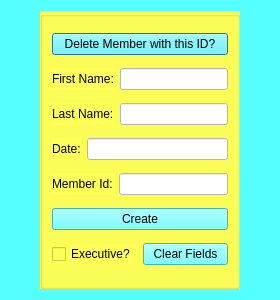
<?xml version="1.0" encoding="UTF-8"?>
<ui version="4.0">
 <class>AddnDelete</class>
 <widget class="QDialog" name="AddnDelete">
  <property name="geometry">
   <rect>
    <x>0</x>
    <y>0</y>
    <width>280</width>
    <height>300</height>
   </rect>
  </property>
  <property name="windowTitle">
   <string>Dialog</string>
  </property>
  <property name="styleSheet">
   <string notr="true">background-color:#55ffff;</string>
  </property>
  <layout class="QHBoxLayout" name="horizontalLayout_3">
   <item>
    <spacer name="horizontalSpacer_2">
     <property name="orientation">
      <enum>Qt::Horizontal</enum>
     </property>
     <property name="sizeHint" stdset="0">
      <size>
       <width>16</width>
       <height>20</height>
      </size>
     </property>
    </spacer>
   </item>
   <item>
    <widget class="QGroupBox" name="groupBox">
     <property name="styleSheet">
      <string notr="true">background-color: #feff57</string>
     </property>
     <property name="title">
      <string/>
     </property>
     <layout class="QVBoxLayout" name="verticalLayout">
      <item>
       <widget class="QPushButton" name="pushButton_3">
        <property name="styleSheet">
         <string notr="true">background-color: #55ffff</string>
        </property>
        <property name="text">
         <string>Delete Member with this ID?</string>
        </property>
       </widget>
      </item>
      <item>
       <layout class="QHBoxLayout" name="horizontalLayout">
        <item>
         <widget class="QLabel" name="label">
          <property name="text">
           <string>First Name:</string>
          </property>
         </widget>
        </item>
        <item>
         <widget class="QLineEdit" name="lineEdit_fName">
          <property name="styleSheet">
           <string notr="true">background-color: #ffffff</string>
          </property>
         </widget>
        </item>
       </layout>
      </item>
      <item>
       <layout class="QHBoxLayout" name="horizontalLayout_4">
        <item>
         <widget class="QLabel" name="label_4">
          <property name="text">
           <string>Last Name:</string>
          </property>
         </widget>
        </item>
        <item>
         <widget class="QLineEdit" name="lineEdit_lName">
          <property name="styleSheet">
           <string notr="true">background-color: #ffffff</string>
          </property>
         </widget>
        </item>
       </layout>
      </item>
      <item>
       <layout class="QHBoxLayout" name="horizontalLayout_6">
        <item>
         <widget class="QLabel" name="label_6">
          <property name="text">
           <string>Date:</string>
          </property>
         </widget>
        </item>
        <item>
         <widget class="QLineEdit" name="lineEdit_Date">
          <property name="styleSheet">
           <string notr="true">background-color: #ffffff</string>
          </property>
         </widget>
        </item>
       </layout>
      </item>
      <item>
       <layout class="QHBoxLayout" name="horizontalLayout_5">
        <item>
         <widget class="QLabel" name="label_5">
          <property name="text">
           <string>Member Id:</string>
          </property>
         </widget>
        </item>
        <item>
         <widget class="QLineEdit" name="lineEdit_memberId">
          <property name="styleSheet">
           <string notr="true">background-color: #ffffff</string>
          </property>
         </widget>
        </item>
       </layout>
      </item>
      <item>
       <widget class="QPushButton" name="pushButton">
        <property name="styleSheet">
         <string notr="true">background-color: #55ffff</string>
        </property>
        <property name="text">
         <string>Create</string>
        </property>
       </widget>
      </item>
      <item>
       <layout class="QHBoxLayout" name="horizontalLayout_2">
        <item>
         <widget class="QCheckBox" name="checkBox">
          <property name="text">
           <string>Executive?</string>
          </property>
         </widget>
        </item>
        <item>
         <widget class="QPushButton" name="pushButton_2">
          <property name="styleSheet">
           <string notr="true">background-color: #55ffff</string>
          </property>
          <property name="text">
           <string>Clear Fields</string>
          </property>
         </widget>
        </item>
       </layout>
      </item>
     </layout>
    </widget>
   </item>
   <item>
    <spacer name="horizontalSpacer">
     <property name="orientation">
      <enum>Qt::Horizontal</enum>
     </property>
     <property name="sizeHint" stdset="0">
      <size>
       <width>16</width>
       <height>20</height>
      </size>
     </property>
    </spacer>
   </item>
  </layout>
 </widget>
 <resources/>
 <connections/>
</ui>
